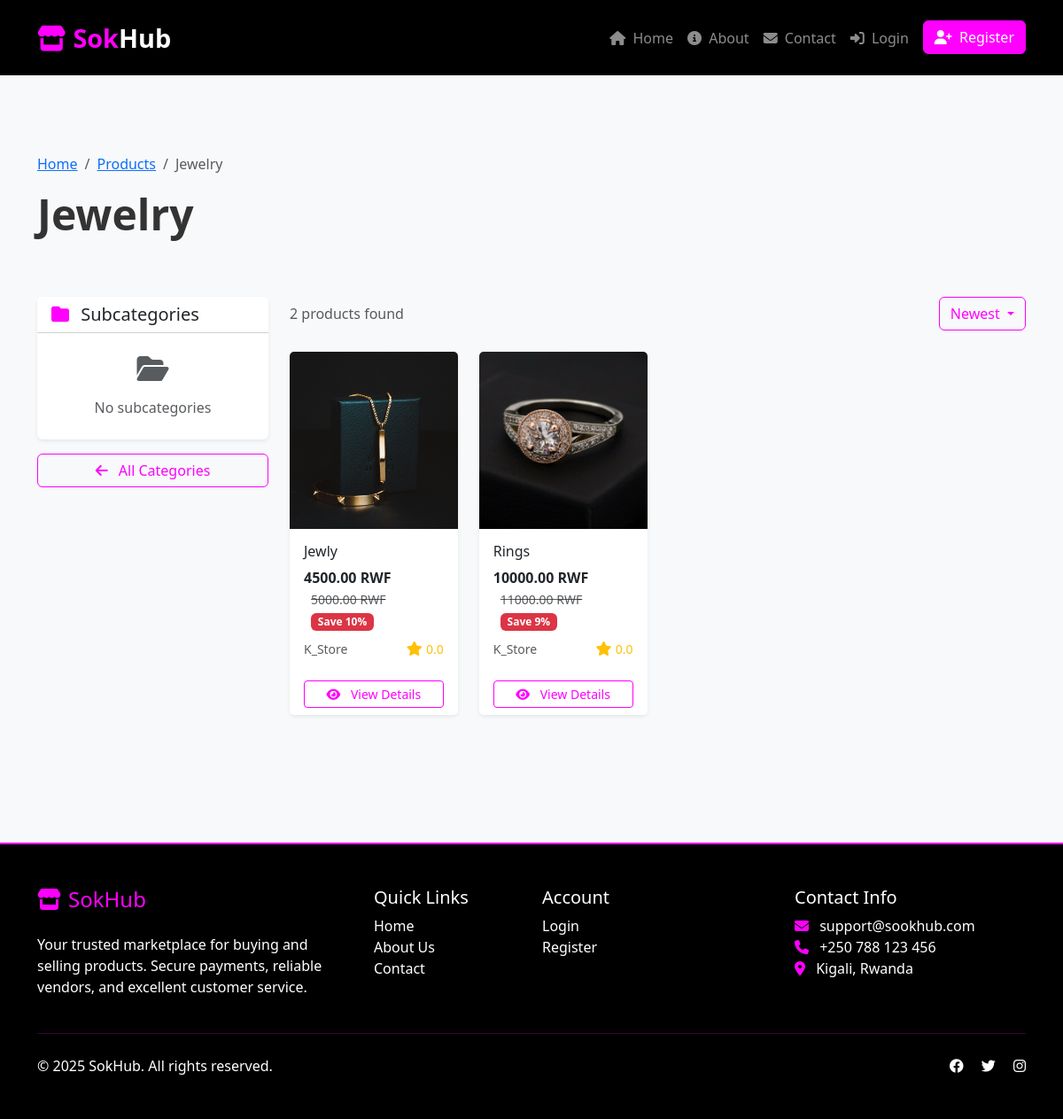
The app's page /category/jewelry/, older data.
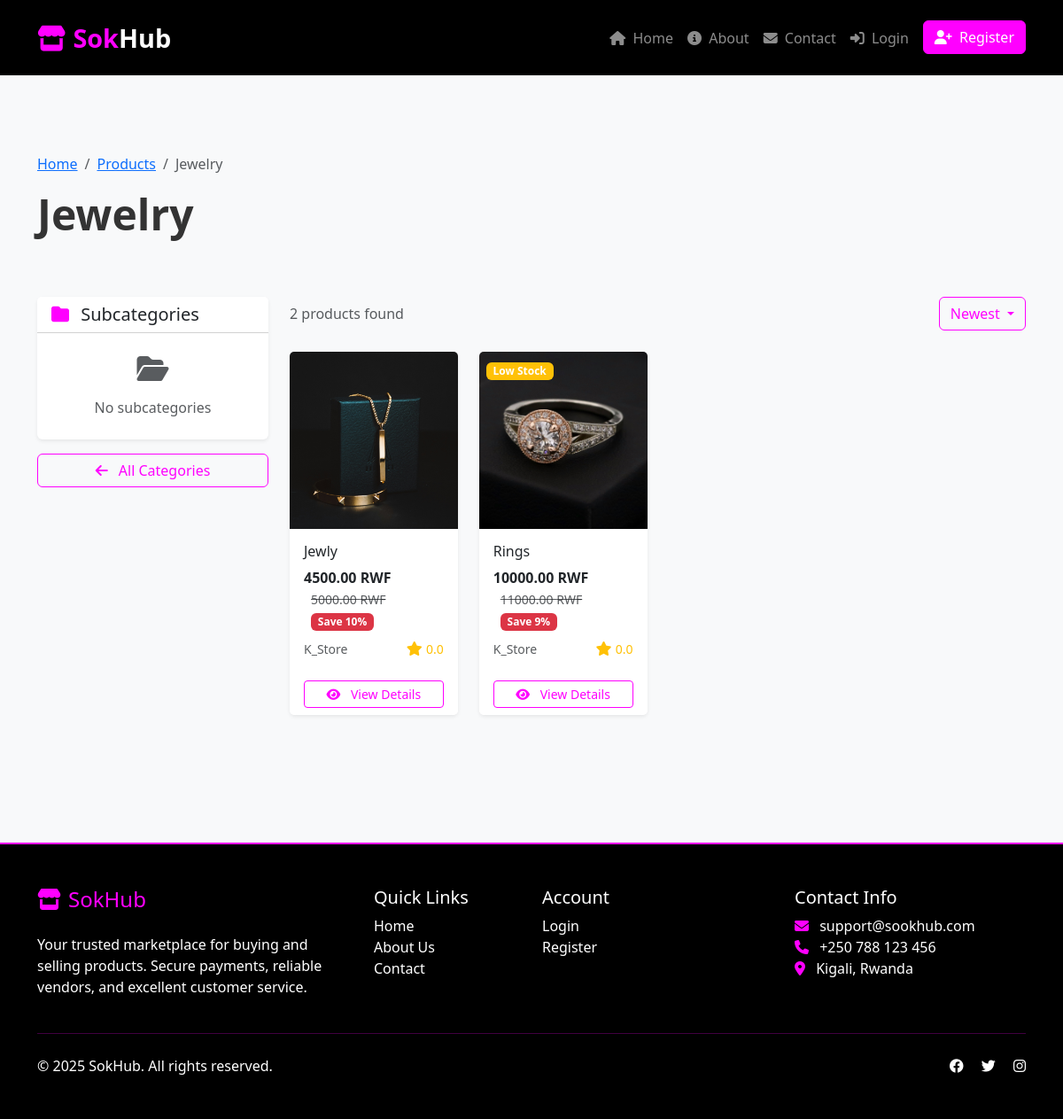
The same page, newer data.
### product/models.py (models this page shows, shortened)
class Product(models.Model):
    STATUS_CHOICES = (
        ('draft', 'Draft'),
        ('active', 'Active'),
        ('out_of_stock', 'Out of Stock'),
        ('discontinued', 'Discontinued'),
        ('pending_review', 'Pending Review'),
    )
    name = models.CharField(max_length=200)
    slug = models.SlugField(max_length=200, unique=True)
    description = models.TextField()
    short_description = models.CharField(max_length=300, blank=True, null=True)
    vendor = models.ForeignKey('customer.User', on_delete=models.CASCADE,
                              limit_choices_to={'user_type': 'vendor'},
                              related_name='products')
    price = models.DecimalField(max_digits=10, decimal_places=2,
                               validators=[MinValueValidator(Decimal('0.01'))])
    compare_at_price = models.DecimalField(max_digits=10, decimal_places=2,
                                          null=True, blank=True,
                                          validators=[MinValueValidator(Decimal('0.01'))])
    sku = models.CharField(max_length=100, unique=True, blank=True, null=True)
    barcode = models.CharField(max_length=100, blank=True, null=True)
    quantity = models.IntegerField(default=0, validators=[MinValueValidator(0)])
    low_stock_threshold = models.IntegerField(default=5, validators=[MinValueValidator(1)])
    is_track_inventory = models.BooleanField(default=True)
    allow_backorder = models.BooleanField(default=False)
    category = models.ForeignKey(Category, on_delete=models.SET_NULL,
                                null=True, blank=True, related_name='products')
    tags = models.ManyToManyField('ProductTag', blank=True)
    status = models.CharField(max_length=20, choices=STATUS_CHOICES, default='draft')
    is_featured = models.BooleanField(default=False)
    is_available = models.BooleanField(default=True)
    requires_shipping = models.BooleanField(default=True)
    main_image = models.ImageField(upload_to=image_path, null=True, blank=True)
    meta_title = models.CharField(max_length=200, blank=True, null=True)
    meta_description = models.TextField(blank=True, null=True)
    view_count = models.IntegerField(default=0)
    purchase_count = models.IntegerField(default=0)
    average_rating = models.DecimalField(max_digits=3, decimal_places=2, default=0.00,
                                        validators=[MinValueValidator(0), MaxValueValidator(5)])
    reservation_count = models.IntegerField(default=0)  # Items reserved in carts
    last_restocked = models.DateTimeField(null=True, blank=True)
    created_at = models.DateTimeField(auto_now_add=True)
    updated_at = models.DateTimeField(auto_now=True)
    published_at = models.DateTimeField(null=True, blank=True)
    class Meta:
        ordering = ['-created_at']
        indexes = [
            models.Index(fields=['slug']),
            models.Index(fields=['status', 'is_available']),
            models.Index(fields=['vendor', 'status']),
            models.Index(fields=['category', 'is_available']),
        ]
    def get_available_quantity(self):
        try:
            return max(0, self.quantity - self.reservation_count)
        except:
            return 0
    def is_in_stock(self):
        if not self.is_track_inventory:
            return True
        if self.allow_backorder:
            return True
        return self.get_available_quantity() > 0
    def get_discount_percentage(self):
        if self.compare_at_price and self.compare_at_price > self.price:
            discount = ((self.compare_at_price - self.price) / self.compare_at_price) * 100
            return round(discount, 0)
        return 0

### customer/models.py (models this page shows, shortened)
class User(AbstractUser):
    USER_TYPE_CHOICES = (
        ('vendor', 'Vendor'),
        ('customer', 'Customer'),
        ('admin', 'Admin'),
    )
    user_type = models.CharField(max_length=20, choices=USER_TYPE_CHOICES, default='customer')
    phone = models.CharField(max_length=15, unique=True)
    location = models.TextField()
    email = models.EmailField(unique=True)
    date_joined = models.DateTimeField(auto_now_add=True)
    is_email_verified = models.BooleanField(default=False)

class VendorProfile(models.Model):
    user = models.OneToOneField(User, on_delete=models.CASCADE, related_name='vendorprofile')
    business_name = models.CharField(max_length=200)
    business_address = models.TextField()
    tax_id = models.CharField(max_length=50, blank=True, null=True)
    default_momo_number = models.CharField(max_length=15)
    admin_override_momo = models.CharField(max_length=15, blank=True, null=True,
                                          help_text="Admin can set different Momo number for this vendor")
    is_approved = models.BooleanField(default=False)
    approved_by = models.ForeignKey(User, on_delete=models.SET_NULL, null=True, blank=True,
                                   related_name='approved_vendors')
    approved_date = models.DateTimeField(null=True, blank=True)
    business_description = models.TextField(blank=True, null=True)
    business_logo = models.ImageField(upload_to='vendor_logos/', blank=True, null=True)
    website = models.URLField(blank=True, null=True)
    is_active = models.BooleanField(default=True)
    rating = models.DecimalField(max_digits=3, decimal_places=2, default=0.00)
    total_sales = models.IntegerField(default=0)
    created_at = models.DateTimeField(auto_now_add=True)
    updated_at = models.DateTimeField(auto_now=True)
    class Meta:
        ordering = ['-created_at']
        verbose_name = "Vendor Profile"
        verbose_name_plural = "Vendor Profiles"

### product/views.py (the view)
# urls.py: path('category/<slug:slug>/', views.category_detail, name='category_detail'),
def category_detail(request, slug):
    category = get_object_or_404(Category, slug=slug, is_active=True)
    subcategories = category.get_all_children()
    category_ids = [category.id] + [c.id for c in subcategories]
    products = Product.objects.filter(
        category_id__in=category_ids,
        status='active',
        is_available=True
    ).select_related('vendor', 'category')
    sort_by = request.GET.get('sort', 'newest')
    if sort_by == 'price_low':
        products = products.order_by('price')
    elif sort_by == 'price_high':
        products = products.order_by('-price')
    elif sort_by == 'popular':
        products = products.order_by('-purchase_count')
    else:  # newest
        products = products.order_by('-published_at', '-created_at')
    paginator = Paginator(products, 12)
    page_number = request.GET.get('page')
    page_obj = paginator.get_page(page_number)
    context = {
        'category': category,
        'page_obj': page_obj,
        'sort_by': sort_by,
        'subcategories': subcategories,
    }
    return render(request, 'products/category_detail.html', context)

### product/models.py (called while the page is built)
    def get_all_children(self):
        children = list(self.children.all())
        for child in self.children.all():
            children.extend(child.get_all_children())
        return children

### product/templates/products/category_detail.html (shortened to what the changed rows need)
{% extends "base.html" %}
{% block content %}
<div class="container py-5">
    <div class="row mb-5">
        <div class="col-12">
            <h1 class="display-5 fw-bold mb-3">{{ category.name }}</h1>
        </div>
    </div>
    <div class="row">
        <div class="col-lg-9">
            {% if page_obj.object_list %}
            <div class="row">
                {% for product in page_obj %}
                <div class="col-xl-3 col-lg-4 col-md-4 col-sm-6 mb-4">
                    <div class="card h-100 shadow-sm">
                        <div class="position-relative">
                            <a href="{% url 'product_detail' product.slug %}">
                                {% if product.main_image %}
                                    <img src="{{ product.main_image.url }}"
                                         class="card-img-top"
                                         alt="{{ product.name }}"
                                         style="height: 200px; object-fit: cover;">
                                {% else %}
                                    <div class="bg-light d-flex align-items-center justify-content-center"
                                         style="height: 200px;">
                                        <i class="fas fa-image fa-3x text-muted"></i>
                                    </div>
                                {% endif %}
                            </a>
                            {% if not product.is_in_stock %}
                                <div class="position-absolute top-0 start-0 m-2">
                                    <span class="badge bg-danger">Out of Stock</span>
                                </div>
                            {% elif product.get_available_quantity <= product.low_stock_threshold %}
                                <div class="position-absolute top-0 start-0 m-2">
                                    <span class="badge bg-warning">Low Stock</span>
                                </div>
                            {% endif %}
                        </div>
                        <div class="card-body">
                            <h6 class="card-title">
                                <a href="{% url 'product_detail' product.slug %}" class="text-decoration-none text-dark">
                                    {{ product.name|truncatechars:50 }}
                                </a>
                            </h6>
                            <div class="mb-2">
                                <span class="fw-bold">{{ product.price }} RWF</span>
                                {% if product.compare_at_price %}
                                    <small class="text-muted text-decoration-line-through ms-2">
                                        {{ product.compare_at_price }} RWF
                                    </small>
                                    <span class="badge bg-danger ms-2">Save {{ product.get_discount_percentage }}%</span>
                                {% endif %}
                            </div>
                            <div class="d-flex justify-content-between align-items-center">
                                <small class="text-muted">
                                    {{ product.vendor.vendorprofile.business_name|default:product.vendor.username }}
                                </small>
                                <div class="text-warning">
                                    <i class="fas fa-star"></i>
                                    <small>{{ product.average_rating|floatformat:1 }}</small>
                                </div>
                            </div>
                        </div>
                        <div class="card-footer bg-white border-top-0">
                            <div class="d-grid">
                                <a href="{% url 'product_detail' product.slug %}" class="btn btn-outline-magenta btn-sm">
                                    <i class="fas fa-eye me-2"></i> View Details
                                </a>
                            </div>
                        </div>
                    </div>
                </div>
                {% endfor %}
            </div>
            {% endif %}
        </div>
    </div>
</div>
{% endblock %}

Row changes from the older to the newer data that the page shows:
changed Product "Rings": now shows "Low Stock"
